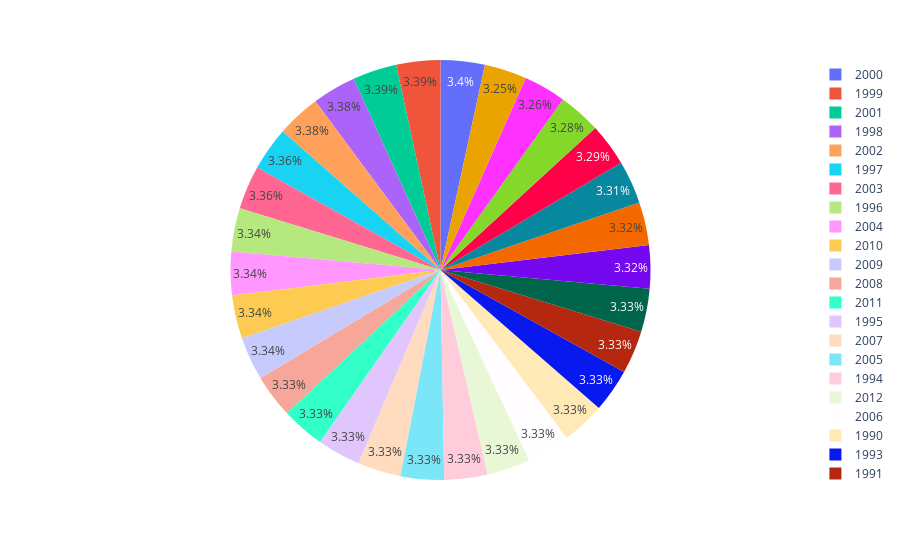

This figure's notebook cell:
### Code cell
fig = px.pie(df, values='mental_fitness', names='Year')
fig.show()

### Figure 1 — Plotly figure (JSON) as saved in the notebook; plotly's stock layout.template omitted (floating-point values rounded to 4 significant figures; data arrays with more than 128 entries replaced by an {"elided": "..."} marker saying what was removed)
{"data": [{"domain": {"x": [0, 1], "y": [0, 1]}, "hovertemplate": "Year=%{label}<br>mental_fitness=%{value}<extra></extra>", "labels": {"elided": "6150 int values"}, "legendgroup": "", "name": "", "showlegend": true, "type": "pie", "values": {"elided": "6150 float values"}}], "layout": {"legend": {"tracegroupgap": 0}, "margin": {"t": 60}}}
